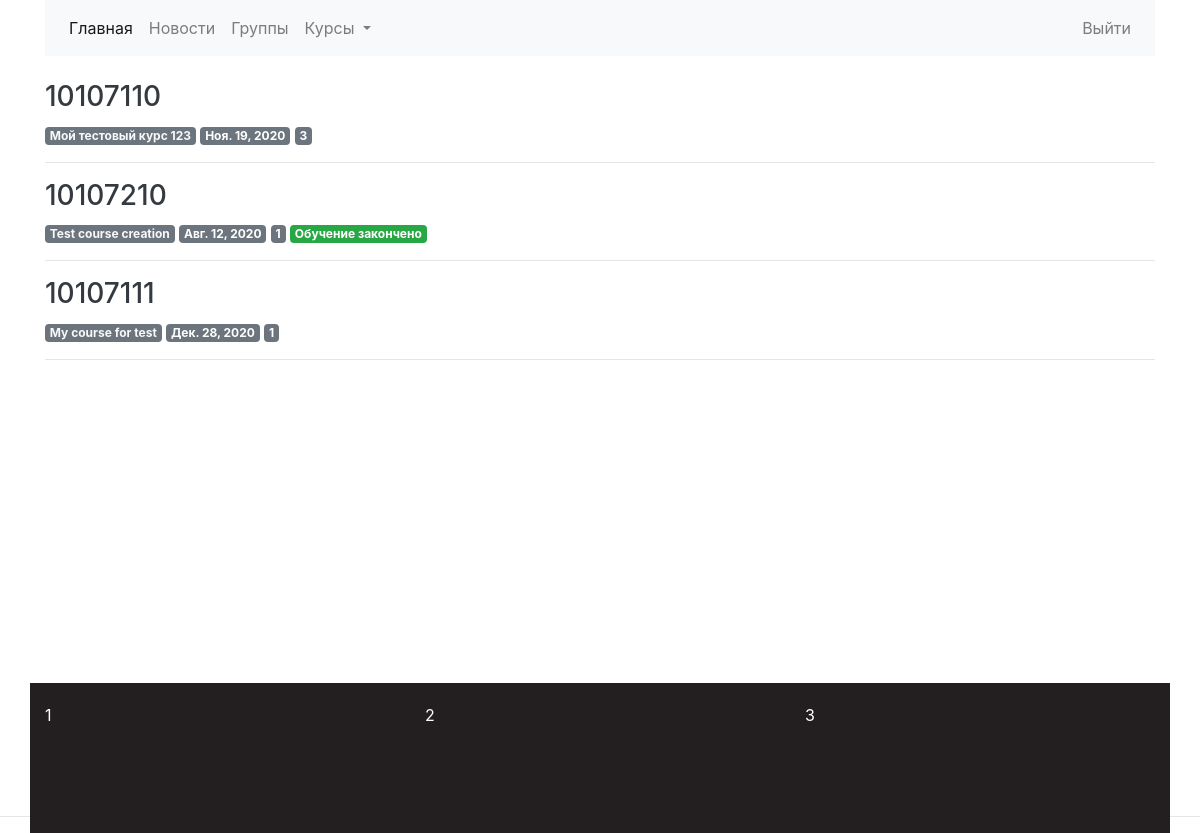
Before: /students/groups/ (signed in) with the older database file.
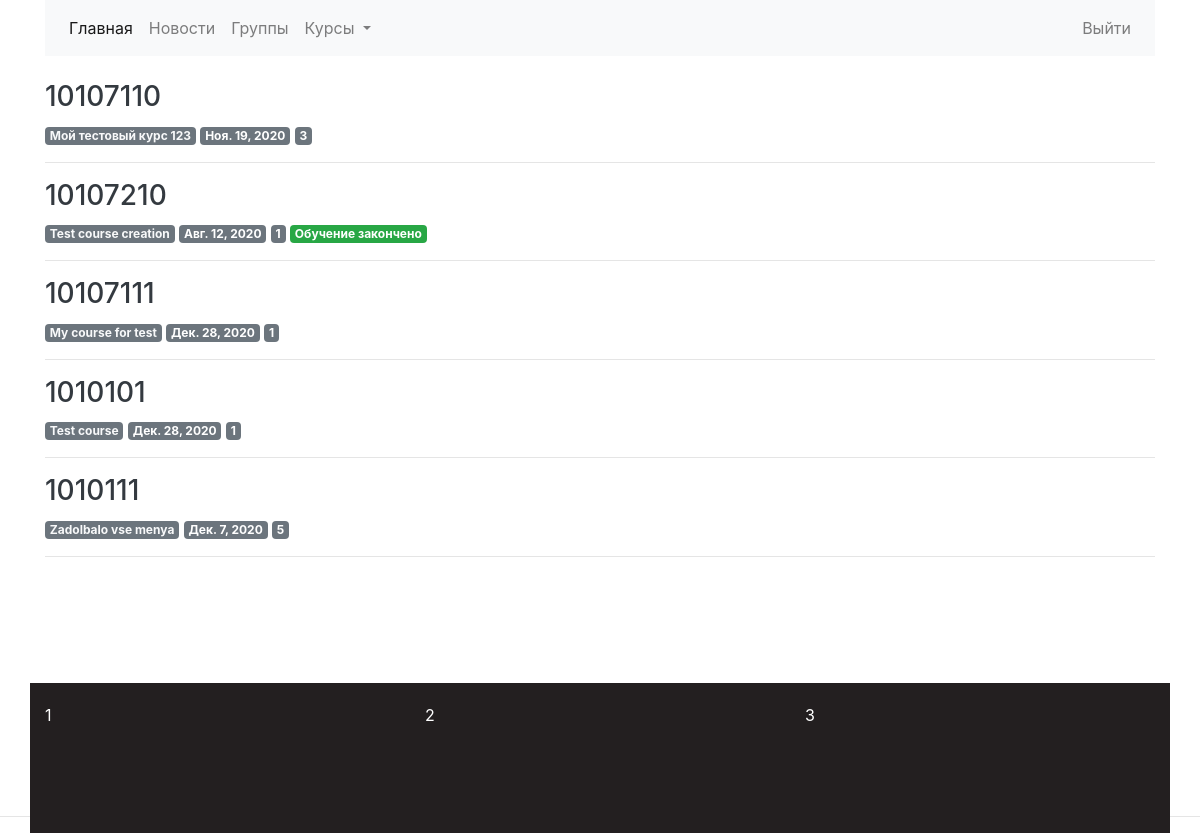
After: the same page with the newer database file.
### profiles/models.py (models this page shows, shortened)
class StudentsGroupModel(models.Model):
    group_code = models.CharField(max_length=25, unique=True, blank=False, null=False, primary_key=True)
    start_date = models.DateField()
    is_finished = models.BooleanField(default=False, verbose_name='Обучение завершено')
    course = models.ForeignKey('courses.Course', on_delete=models.RESTRICT, null=True, blank=True)
    class Meta:
        verbose_name = 'Группа студентов'
        verbose_name_plural = 'Группы студентов'

### courses/models.py (models this page shows, shortened)
class CourseAbstractModel(models.Model):
    title = models.CharField(max_length=200, blank=False)
    slug = models.SlugField(max_length=200, unique=True)
    owner = models.ForeignKey(settings.AUTH_USER_MODEL, on_delete=models.CASCADE)
    create_date = models.DateTimeField(auto_now_add=True)
    update_date = models.DateTimeField(auto_now=True)
    class Meta:
        abstract = True

class Course(CourseAbstractModel):
    title_image = models.ImageField(upload_to='courses_titles', default='courses_titles/empty.png')
    subject = models.ForeignKey(Subject, on_delete=models.CASCADE)
    overview = RichTextUploadingField(blank=True, null=True)

### students/views.py (the view)
# urls.py: path('groups/', views.GroupListView.as_view(), name='student_groups'),
class GroupListView(PermissionRequiredMixin, ListView):
    model = StudentsGroupModel
    template_name = 'students/groups/groups_list.html'
    paginate_by = 10
    permission_required = 'is_staff'
    def get_queryset(self, **kwargs):
        qs = super(GroupListView, self).get_queryset(**kwargs)
        qs = qs.prefetch_related("usermodel_set").select_related('course')
        return qs

### students/templates/students/groups/groups_list.html (shortened to what this page needs)
{% extends 'index/base.html'%}
{% load crispy_forms_tags %}
{% block body %}
{% for group in object_list %}
<a class="text-dark" href="{% url 'students:group_update' group.pk %}">
    <h3> {{ group.group_code }}
    </h3>
</a>
<span class="badge badge-secondary"><a class="text-light" href="{% url 'courses:course_detail' group.course.pk %}">{{ group.course.title}}</a></span>
<span class="badge badge-secondary">{{ group.start_date }}</span>
<span class="badge badge-secondary" data-toggle="collapse" href="#collapse_{{ group.group_code }}" role="button" aria-expanded="false"
   aria-controls="collapseExample">  {{ group.usermodel_set.count }}</span>
{% if group.is_finished %}
<span class="badge badge-success">Обучение закончено</span>
{% endif %}
<br>
<hr>
{% endfor %}
{% endblock %}

Changed rows visible on the page:
added StudentsGroupModel: group_code "1010101", course "Test course", start_date "Дек. 28, 2020", usermodel_set.count "1"
added StudentsGroupModel: group_code "1010111", course "Zadolbalo vse menya", start_date "Дек. 7, 2020", usermodel_set.count "5"
